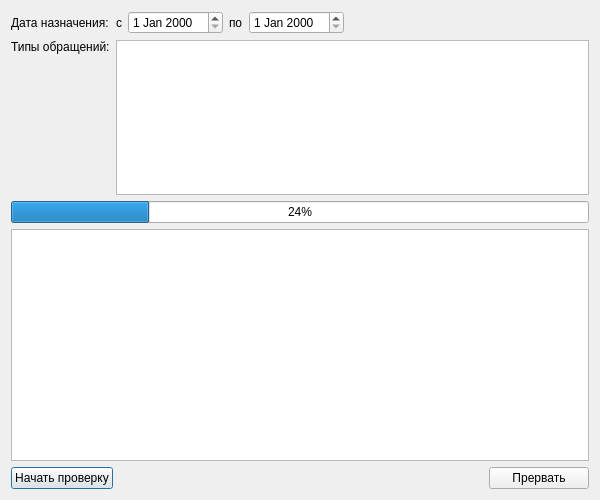
<?xml version="1.0" encoding="UTF-8"?>
<ui version="4.0">
 <class>EventServiceCheckDialog</class>
 <widget class="QDialog" name="EventServiceCheckDialog">
  <property name="geometry">
   <rect>
    <x>0</x>
    <y>0</y>
    <width>600</width>
    <height>500</height>
   </rect>
  </property>
  <property name="windowTitle">
   <string>Контроль услуг и стандартов в обращениях</string>
  </property>
  <layout class="QGridLayout" name="gridLayout">
   <item row="0" column="1">
    <layout class="QHBoxLayout" name="layoutFilter">
     <item>
      <widget class="QLabel" name="lblDateFrom">
       <property name="text">
        <string>с</string>
       </property>
       <property name="buddy">
        <cstring>edtDateFrom</cstring>
       </property>
      </widget>
     </item>
     <item>
      <widget class="CDateEdit" name="edtDateFrom"/>
     </item>
     <item>
      <widget class="QLabel" name="lblDateTo">
       <property name="text">
        <string>по</string>
       </property>
       <property name="buddy">
        <cstring>edtDateTo</cstring>
       </property>
      </widget>
     </item>
     <item>
      <widget class="CDateEdit" name="edtDateTo"/>
     </item>
     <item>
      <spacer name="horizontalSpacer">
       <property name="orientation">
        <enum>Qt::Horizontal</enum>
       </property>
       <property name="sizeHint" stdset="0">
        <size>
         <width>40</width>
         <height>20</height>
        </size>
       </property>
      </spacer>
     </item>
    </layout>
   </item>
   <item row="0" column="0">
    <widget class="QLabel" name="lblDate">
     <property name="text">
      <string>Дата назначения:</string>
     </property>
    </widget>
   </item>
   <item row="1" column="0">
    <widget class="QLabel" name="lblEventType">
     <property name="text">
      <string>Типы обращений:</string>
     </property>
     <property name="alignment">
      <set>Qt::AlignLeading|Qt::AlignLeft|Qt::AlignTop</set>
     </property>
     <property name="buddy">
      <cstring>tblEventType</cstring>
     </property>
    </widget>
   </item>
   <item row="1" column="1">
    <widget class="CRBListBox" name="tblEventType">
     <property name="sizePolicy">
      <sizepolicy hsizetype="Expanding" vsizetype="Expanding">
       <horstretch>0</horstretch>
       <verstretch>4</verstretch>
      </sizepolicy>
     </property>
    </widget>
   </item>
   <item row="3" column="0" colspan="2">
    <widget class="CProgressBar" name="progressBar">
     <property name="value">
      <number>24</number>
     </property>
     <property name="orientation">
      <enum>Qt::Horizontal</enum>
     </property>
    </widget>
   </item>
   <item row="4" column="0" colspan="2">
    <widget class="QListWidget" name="log">
     <property name="sizePolicy">
      <sizepolicy hsizetype="Expanding" vsizetype="Expanding">
       <horstretch>0</horstretch>
       <verstretch>6</verstretch>
      </sizepolicy>
     </property>
    </widget>
   </item>
   <item row="5" column="0" colspan="2">
    <layout class="QHBoxLayout" name="layoutButtons">
     <item>
      <widget class="QPushButton" name="btnStart">
       <property name="minimumSize">
        <size>
         <width>100</width>
         <height>0</height>
        </size>
       </property>
       <property name="text">
        <string>Начать проверку</string>
       </property>
      </widget>
     </item>
     <item>
      <spacer name="spacer">
       <property name="orientation">
        <enum>Qt::Horizontal</enum>
       </property>
       <property name="sizeHint" stdset="0">
        <size>
         <width>361</width>
         <height>20</height>
        </size>
       </property>
      </spacer>
     </item>
     <item>
      <widget class="QPushButton" name="btnClose">
       <property name="minimumSize">
        <size>
         <width>100</width>
         <height>0</height>
        </size>
       </property>
       <property name="text">
        <string>Прервать</string>
       </property>
      </widget>
     </item>
    </layout>
   </item>
  </layout>
 </widget>
 <customwidgets>
  <customwidget>
   <class>CProgressBar</class>
   <extends>QProgressBar</extends>
   <header>library/ProgressBar.h</header>
  </customwidget>
  <customwidget>
   <class>CRBListBox</class>
   <extends>QTableView</extends>
   <header>library/RBListBox.h</header>
  </customwidget>
  <customwidget>
   <class>CDateEdit</class>
   <extends>QDateEdit</extends>
   <header>library/DateEdit.h</header>
  </customwidget>
 </customwidgets>
 <tabstops>
  <tabstop>edtDateFrom</tabstop>
  <tabstop>edtDateTo</tabstop>
  <tabstop>btnStart</tabstop>
  <tabstop>btnClose</tabstop>
  <tabstop>log</tabstop>
 </tabstops>
 <resources/>
 <connections/>
</ui>
